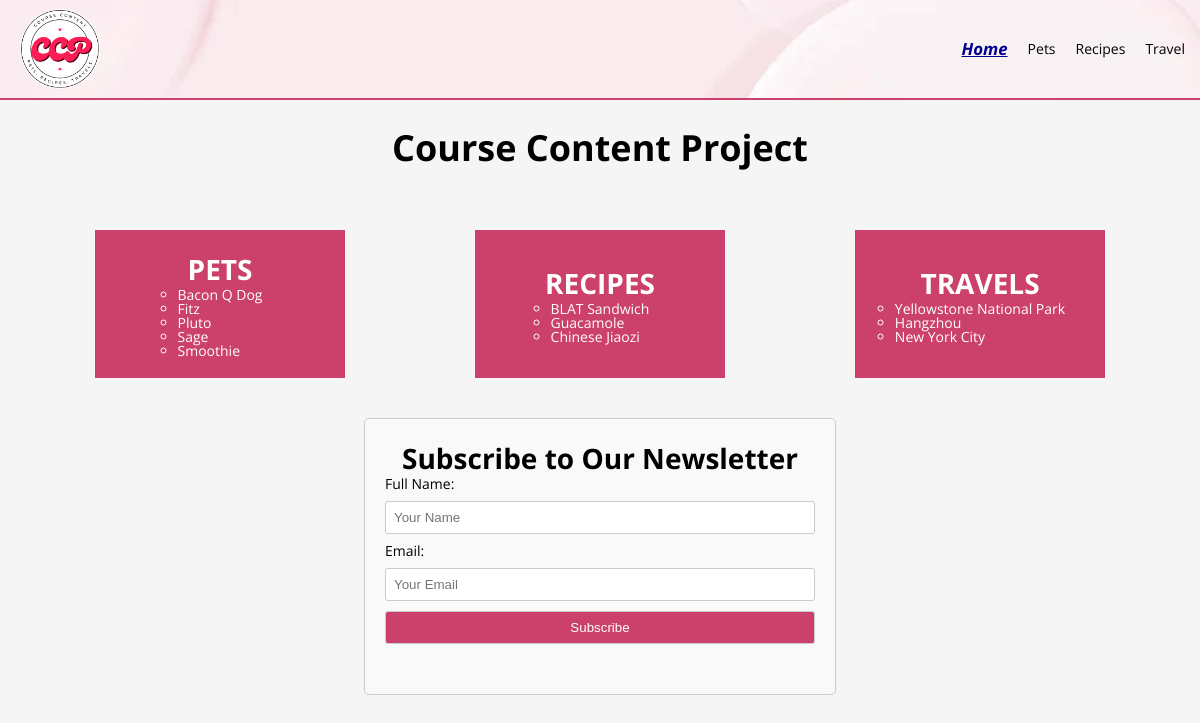
The page / on the database its author committed.
### tables this page shows
CREATE TABLE pets (
    petid INTEGER PRIMARY KEY AUTOINCREMENT,
    petname VARCHAR(64) NOT NULL,
    filename VARCHAR(64) NOT NULL,
    alt VARCHAR(256) NOT NULL,
    owner VARCHAR(20) NOT NULL,
    FOREIGN KEY (owner) REFERENCES users(username) ON DELETE CASCADE
);

CREATE TABLE recipes (
    recipeid INTEGER PRIMARY KEY AUTOINCREMENT,
    recipename VARCHAR(64) NOT NULL,
    origin VARCHAR(20) NOT NULL,
    source VARCHAR(20) NOT NULL,
    category VARCHAR(20) NOT NULL,
    filename VARCHAR(64) NOT NULL,
    alt VARCHAR(256) NOT NULL,
    owner VARCHAR(20) NOT NULL,
    FOREIGN KEY (owner) REFERENCES users(username) ON DELETE CASCADE
);

CREATE TABLE travel (
    travelid INTEGER PRIMARY KEY AUTOINCREMENT,
    travelname VARCHAR(40) NOT NULL,
    location VARCHAR(60) NOT NULL,
    owner VARCHAR(20) NOT NULL,
    FOREIGN KEY (owner) REFERENCES users(username) ON DELETE CASCADE
);

### ccp/views/index.py (the view)
@ccp.app.route('/')
@ccp.app.route('/')
def show_index():
    connection = ccp.model.get_db()
    logname = flask.session.get('username')
    pets = connection.execute(
        "SELECT petid, petname FROM pets ORDER BY petid ASC LIMIT 5"
    ).fetchall()
    recipes = connection.execute(
        "SELECT recipeid, recipename FROM recipes ORDER BY recipeid ASC LIMIT 5"
    ).fetchall()
    travels = connection.execute(
        "SELECT travelid, travelname FROM travel ORDER BY travelid ASC LIMIT 5"
    ).fetchall()
    context = {
        "logname": logname,
        "pets": pets,
        "recipes": recipes,
        "travels": travels
    }
    return flask.render_template("index.html", **context)

### ccp/model.py (called while the page is built)
def dict_factory(cursor, row):
    return {col[0]: row[idx] for idx, col in enumerate(cursor.description)}

def get_db():
    if 'sqlite_db' not in flask.g:
        db_filename = ccp.app.config['DATABASE_FILENAME']
        flask.g.sqlite_db = sqlite3.connect(str(db_filename))
        flask.g.sqlite_db.row_factory = dict_factory
        flask.g.sqlite_db.execute("PRAGMA foreign_keys = ON")
    return flask.g.sqlite_db

### ccp/templates/index.html (shortened to what this page needs)
<!DOCTYPE html>
<html lang="en">
<head>
    <link rel="stylesheet" href="/static/css/html5reset.css">
    <link rel="stylesheet" href="/static/css/style.css">
</head>
<body>
    <header>
        <nav>
            <a class = "ccp-logo" href="/"><img src = "/static/images/ccp_logo.png" alt = "CCP Logo"/></a>
            <ul>
                <li><a class = "current-page" href = "/">Home</a></li>
                <li><a href = "/pets/">Pets</a></li>
                <li><a href = "/recipes/">Recipes</a></li>
                <li><a href = "/travel/">Travel</a></li>
            </ul>
        </nav>
        <h1 class = "title">Course Content Project</h1>
    </header>
    <main id = "main">
        <br>
        <div class="container">
            <div class="box">
                <h2>PETS</h2>
                <ul>
                    {% for pet in pets %}
                    <li><a href = "{{ url_for('show_pets') }}#item{{ pet.petid }}"> {{ pet.petname }} </a></li>
                    {% endfor %}
                </ul>
            </div>
            <div class="box">
                <h2>RECIPES</h2>
                <ul>
                    {% for recipe in recipes %}
                    <li><a href = "{{ url_for('show_recipes') }}#item{{ recipe.recipeid }}"> {{ recipe.recipename }} </a></li>
                    {% endfor %}
                </ul>
            </div>
            <div class="box">
                <h2>TRAVELS</h2>
                <ul>
                    {% for travel in travels %}
                    <li><a href = "{{ url_for('show_travels') }}#item{{ travel.travelid }}"> {{ travel.travelname }}</a></li>
                    {% endfor %}
                </ul>
            </div>
        </div>
        <div class="newsletter-container">
            <h2>Subscribe to Our Newsletter</h2>
            <form id="newsletterForm">
                <label for="fullName">Full Name:</label>
                <input type="text" id="fullName" placeholder="Your Name" required>
                <label for="emailAddress">Email:</label>
                <input type="email" id="emailAddress" placeholder="Your Email" required>
                <button type="submit">Subscribe</button>
            </form>
            <p id="newsletterMessage"></p>
        </div>
    </main>
</body>
</html>

### ccp/static/css/style.css (style rules this page uses)
html { font-size: 100%; box-sizing: border-box; font-family: 'Open Sans', Arial, Helvetica, sans-serif; background-color: whitesmoke; }
body { font-family: 'Open Sans', Arial, Helvetica, sans-serif; font-size: 14px; margin: 0; padding: 0; min-height: 100vh; }
h1 { font-size: 36px; text-align: center; padding: 5px; font-weight: bold; }
h2 { font-size: 28px; text-align: center; padding: 5px; font-weight: bold; }
p { font-size: 14px; padding-top: 10px; padding-bottom: 10px; }
img { max-width: fit-content; display: block; margin: 0 auto; border: 3px dashed black; }
div { min-height: 40px; padding: 20px 20px 20px 20px; }
*, *::before, *::after { box-sizing: inherit; }
header nav { display: flex; background-image: url('../images/header.webp'); background-size: cover; background-position: center; padding: 10px; justify-content: space-between; align-items: center; width: 100%; max-height: 100px; border-bottom: 2px solid #cb416b; }
header nav img { margin-left: 10px; max-height: 80px; margin-right: auto; border: none; }
header nav ul { display: flex; list-style-type: none; padding: 0; align-items: center; }
header nav ul li { margin-right: 20px; }
header nav ul li:last-child { margin-right: 5px; }
#main, #recipes-main { padding: 10px 10px 10px 10px; margin: 0; }
.current-page { color: darkblue; font-weight: bold; font-style: italic; font-size: larger; text-decoration: underline; }
a { position: relative; text-decoration: none; color: black; }
.title { display: flex; justify-content: center; align-items: center; margin-top: 20px; padding: 10px 10px 0px 10px; }
.container { display: flex; flex-direction: column; justify-content: center; }
.box { margin: 20px auto; width: 250px; background-color: #cb416b; display: flex; flex-direction: column; align-items: center; justify-content: center; color: white; }
.box h2 { padding-bottom: 5px; }
.box ul li { list-style-type: circle; color: white; }
.box ul a { color: white; }
nav ul { display: grid; margin: 0; grid-template-columns: repeat(4, 1fr); justify-content: center; justify-items: center; align-items: center; list-style-type: none; }
.newsletter-container { width: 80%; margin: 0 auto; padding: 20px; border: 1px solid #ccc; border-radius: 5px; background-color: #f9f9f9; }
.newsletter-container form label { margin-bottom: 10px; display: block; }
.newsletter-container form input { margin-bottom: 10px; }
input[type="text"], input[type="email"], button { display: block; width: 100%; margin-bottom: 10px; padding: 8px; border: 1px solid #ccc; border-radius: 3px; }
button { background-color: #cb416b; color: #fff; cursor: pointer; }
#newsletterMessage { margin-top: 10px; font-weight: bold; }
@media (min-width: 768px) { html { font-size: 18px; } }
@media (min-width: 768px) { .container { flex-direction: row; flex-wrap: wrap; } }
@media (min-width: 768px) { .newsletter-container { width: 40%; } }

### rows shown on the page
pets: petname "Bacon Q Dog"
pets: petname "Fitz"
pets: petname "Pluto"
pets: petname "Sage"
pets: petname "Smoothie"
recipes: recipename "BLAT Sandwich"
recipes: recipename "Guacamole"
recipes: recipename "Chinese Jiaozi"
travel: travelname "Yellowstone National Park"
travel: travelname "Hangzhou"
travel: travelname "New York City"
